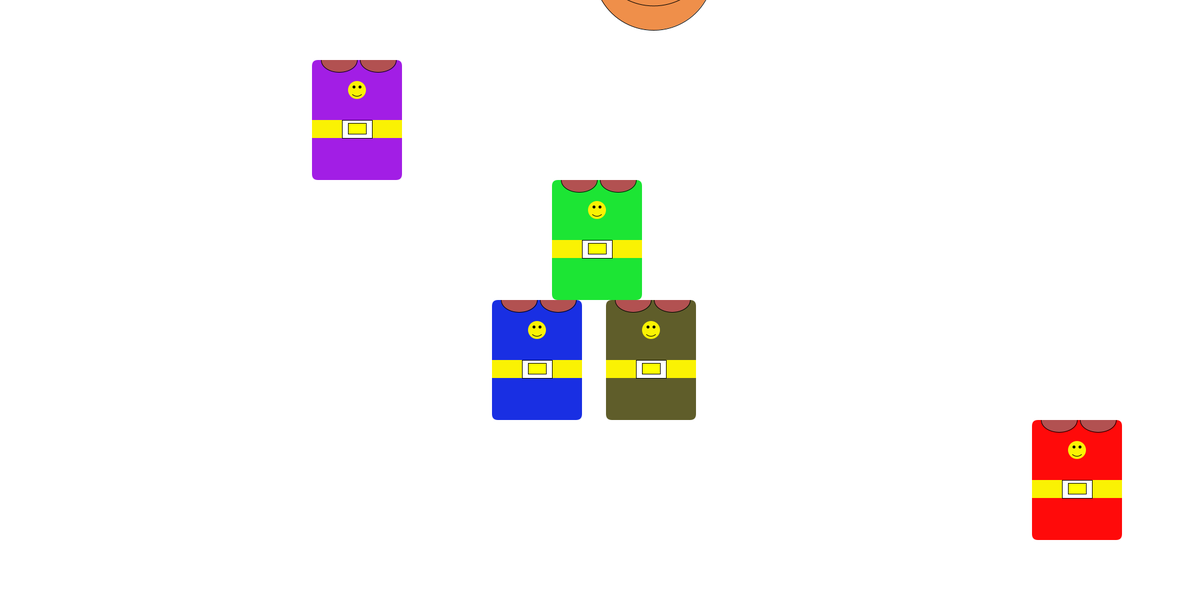
Frame 1 (no input)
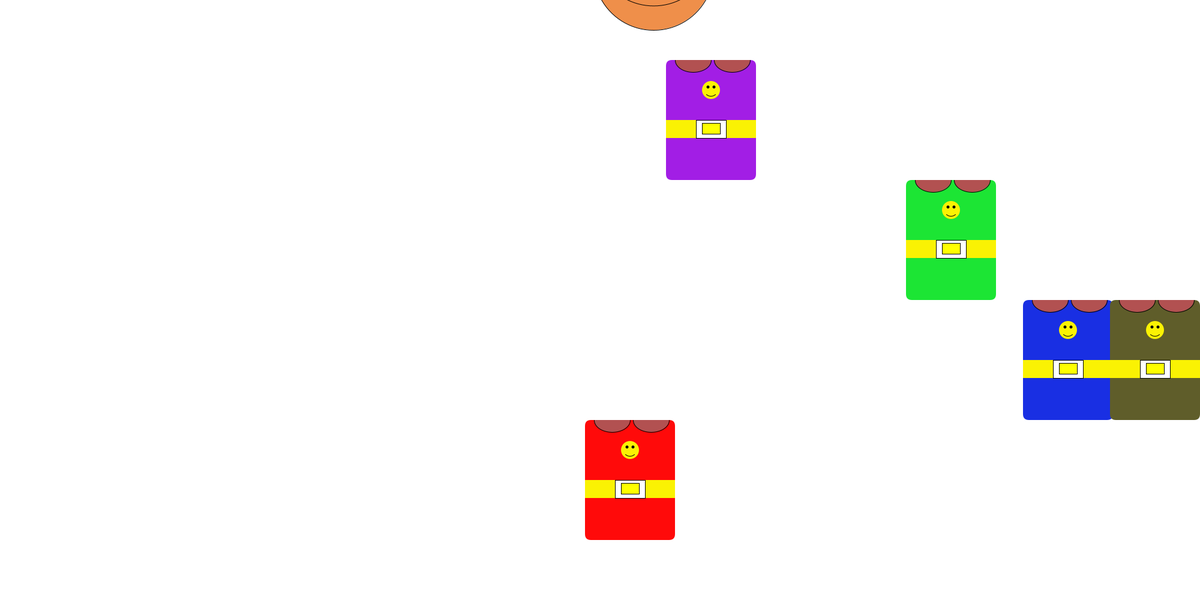
Frame 60 (the mouse pressed at the canvas centre just before this capture)
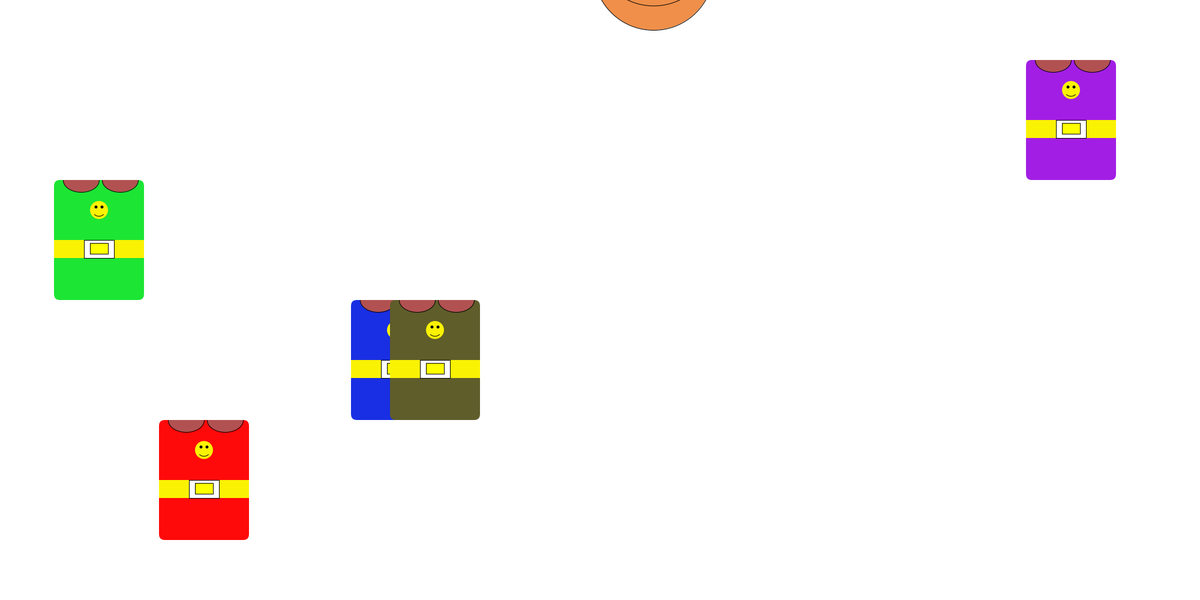
Frame 120 (the mouse held since frame 60 and released just before this capture)

The Processing sketch that drew these frames (run headless with seeded random() and noise(); from frame 60 on, the mouse is pressed at the canvas centre):

// Processing sketch: yuuushinnn
// ── yuuushinnn.pde
void setup() {
  size(2000, 1000);
  background(255);
}

float x=800;
float a=-400;
float b=0;
float c=-100;
float d=90;
float e=89;
float f=0;


void draw() {
  size(2000, 1000);
  background(255);

  //not anpanman1
  fill(#A21EE5);
  noStroke();
  rect (920+a, 100, 150, 200, 10);  

  fill(#FAF203);
  rect(920+a, 200, 150, 30);

  fill(#FAF203);
  ellipse(995+a, 150, 30, 30);

  fill(0);
  ellipse(990+a, 145, 5, 5);

  fill(0);
  ellipse(1000+a, 145, 5, 5);

  noFill();
  stroke(0);
  arc(995+a, 150, 20, 20, radians(45), radians(135));

  fill(#B25151);
  stroke(0);
  arc(965+a, 100, 60, 40, radians(0), radians(180));

  fill(#B25151);//belt
  stroke(0);
  arc(1030+a, 100, 60, 40, radians(0), radians(180));

  fill(255);
  rect(970+a, 200, 50, 30);

  fill(255, 255, 0);
  rect(980+a, 205, 30, 18);

  a=a+10;
  if (a<-1000)a=-a;
  if (a>1000)a=-a;




  //not anpanman2
  fill(#1CE534);
  noStroke();
  rect (920+b, 300, 150, 200, 10);  

  fill(#FAF203);
  rect(920+b, 400, 150, 30);

  fill(#FAF203);
  ellipse(995+b, 350, 30, 30);

  fill(0);
  ellipse(990+b, 345, 5, 5);

  fill(0);
  ellipse(1000+b, 345, 5, 5);

  noFill();
  stroke(0);
  arc(995+b, 350, 20, 20, radians(45), radians(135));

  fill(#B25151);
  stroke(0);
  arc(965+b, 300, 60, 40, radians(0), radians(180));

  fill(#B25151);//belt
  stroke(0);
  arc(1030+b, 300, 60, 40, radians(0), radians(180));

  fill(255);
  rect(970+b, 400, 50, 30);

  fill(255, 255, 0);
  rect(980+b, 405, 30, 18);

  b=b+10;
  if (b<-1000)b=-b;
  if (b>1000)b=-b;

  //not anpanman3
  fill(#192FE3);
  noStroke();
  rect (920+c, 500, 150, 200, 10);  

  fill(#FAF203);
  rect(920+c, 600, 150, 30);

  fill(#FAF203);
  ellipse(995+c, 550, 30, 30);

  fill(0);
  ellipse(990+c, 545, 5, 5);

  fill(0);
  ellipse(1000+c, 545, 5, 5);

  noFill();
  stroke(0);
  arc(995+c, 550, 20, 20, radians(45), radians(135));

  fill(#B25151);
  stroke(0);
  arc(965+c, 500, 60, 40, radians(0), radians(180));

  fill(#B25151);//belt
  stroke(0);
  arc(1030+c, 500, 60, 40, radians(0), radians(180));

  fill(255);
  rect(970+c, 600, 50, 30);

  fill(255, 255, 0);
  rect(980+c, 605, 30, 18);

  c=c+15;
  if (c<-1000)c=-c;
  if (c>1000)c=-c;

  //not anpanman4
  fill(#5F5D2A);
  noStroke();
  rect (920+d, 500, 150, 200, 10);  

  fill(#FAF203);
  rect(920+d, 600, 150, 30);

  fill(#FAF203);
  ellipse(995+d, 550, 30, 30);

  fill(0);
  ellipse(990+d, 545, 5, 5);

  fill(0);
  ellipse(1000+d, 545, 5, 5);

  noFill();
  stroke(0);
  arc(995+d, 550, 20, 20, radians(45), radians(135));

  fill(#B25151);
  stroke(0);
  arc(965+d, 500, 60, 40, radians(0), radians(180));

  fill(#B25151);//belt
  stroke(0);
  arc(1030+d, 500, 60, 40, radians(0), radians(180));

  fill(255);
  rect(970+d, 600, 50, 30);

  fill(255, 255, 0);
  rect(980+d, 605, 30, 18);

  d=d-20;
  if (d<-1000)d=-d;
  if (a>1000)d=-d;

  //real anpanman body
  fill(#FF0A0A);
  noStroke();
  rect (920+x, 700, 150, 200, 10);  

  fill(#FAF203);
  rect(920+x, 800, 150, 30);

  fill(#FAF203);
  ellipse(995+x, 750, 30, 30);

  fill(0);
  ellipse(990+x, 745, 5, 5);

  fill(0);
  ellipse(1000+x, 745, 5, 5);

  noFill();
  stroke(0);
  arc(995+x, 750, 20, 20, radians(45), radians(135));

  fill(#B25151);
  stroke(0);
  arc(965+x, 700, 60, 40, radians(0), radians(180));

  fill(#B25151);//belt
  stroke(0);
  arc(1030+x, 700, 60, 40, radians(0), radians(180));

  fill(255);
  rect(970+x, 800, 50, 30);

  fill(255, 255, 0);
  rect(980+x, 805, 30, 18);

  x=x+15;
  if (x<-800)x=-x;
  if (x>800)x=-x;

  //face
  if (keyPressed) {
    if (key=='s' ) {
      e=e+10;
    } else if (key=='a') {
      e=e-10;
    } else if (key=='z') {
      f=f+10;
    } else if (key=='w'){
      f=f-5;
  }
  }


  fill(#EF8F4A);
  ellipse(1000+e, -50+f, 200, 200);

  fill(255, 0, 0);//nose
  ellipse(1000+e, -40+f, 70, 60);

  fill(#FF5400);
  ellipse(940+e, -40+f, 50, 60);

  fill(#FF5400);
  ellipse(1060+e, -40+f, 50, 60);

  fill(255);
  rect(995+e, -45+f, 10, 10);

  fill(255);
  rect(940+e, -45+f, 10, 10);

  fill(255);
  rect(1050+e, -45+f, 10, 10);

  fill(0);//eye
  ellipse(970+e, -90+f, 20, 30);

  fill(0);
  ellipse(1030+e, -90+f, 20, 30);

  noFill();//mouse
  arc(1000+e, -90+f, 200, 200, radians(60), radians(120));



  //system
  if (((920+a<1000+e)&&(1000+e<1070+a))&&((200<100+f)&&(-250+f<300))) {
    size(2000, 1000);
  background(0);
  
  fill(255,0,0);
  textSize(80);
  text("He is not ANPANMAN",width/2,500);
  noLoop();
}
else if (((920+b<1000+e)&&(1000+e<1070+b))&&((400<100+f)&&(-250+f<500))) {
      size(2000, 1000);
  background(0);
  
  fill(255,0,0);
  textSize(80);
  text("He is not ANPANMAN",width/2,500);
  noLoop(); 
}
else if (((920+c<1000+e)&&(1000+e<1070+c))&&((600<100+f)&&(-250+f<600))) {
      size(2000, 1000);
  background(0);
  
  fill(255,0,0);
  textSize(80);
  text("He is not ANPANMAN",width/2,500);
  noLoop();

}
else if (((920+d<1000+e)&&(1000+e<1070+d))&&((600<100+f)&&(-250+f<600))) {
      size(2000, 1000);
  background(0);
  
  fill(255,0,0);
  textSize(80);
  text("He is not ANPANMAN",width/2,500);
  noLoop();

}else if (((920+x<1000+e)&&(1000+e<1070+d))&&((700<100+f)&&(-250+f<1200))) {
      size(2000, 1000);
  background(255);
    textSize(80);
  text("ANPANMAN got new face!!!!!!!!!",400,500);
  noLoop();
  }
}
